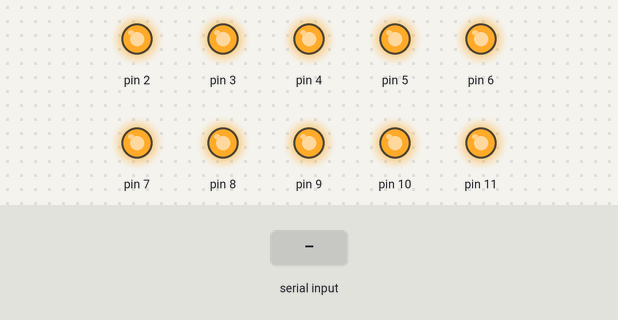
The sketch below on a simulated Arduino Uno, built with avr-gcc and run on an emulated ATmega328P. Shown: output pins drawn as LEDs (lit = HIGH). The test bench sets the inputs (shaded band).

Above: at 1.8 s.
1.9 s: byte 1 (1) received over Serial
At 2.6 s:
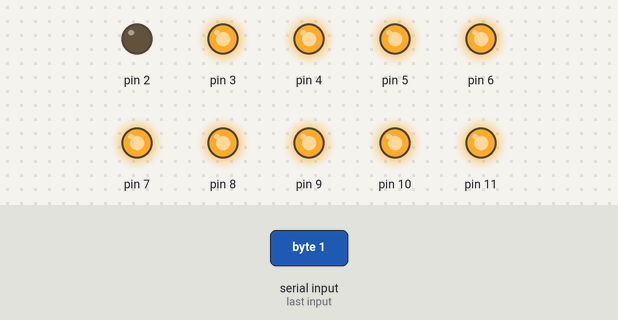
3.4 s: byte 3 (3) received over Serial
At 3.9 s:
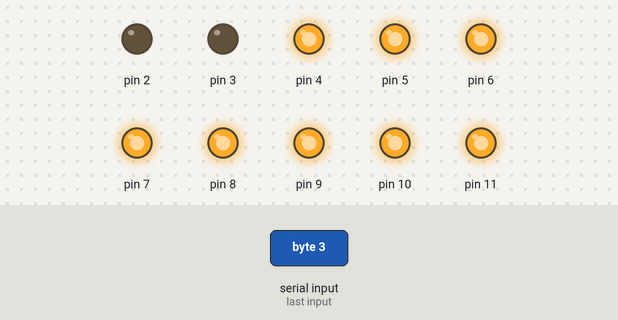
4.9 s: byte 2 (2) received over Serial
At 6.1 s:
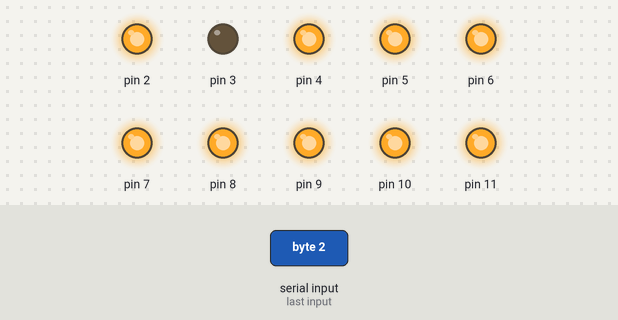
6.4 s: byte 5 (5) received over Serial
At 7.5 s:
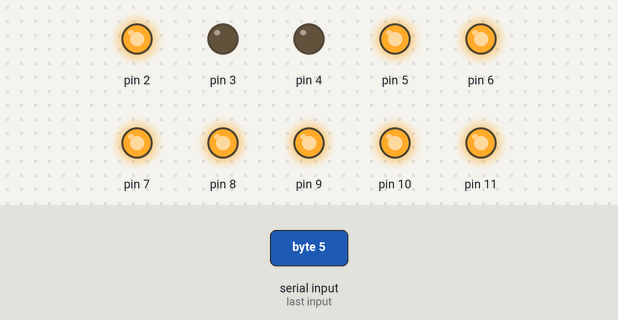
7.9 s: byte 4 (4) received over Serial
At 8.4 s:
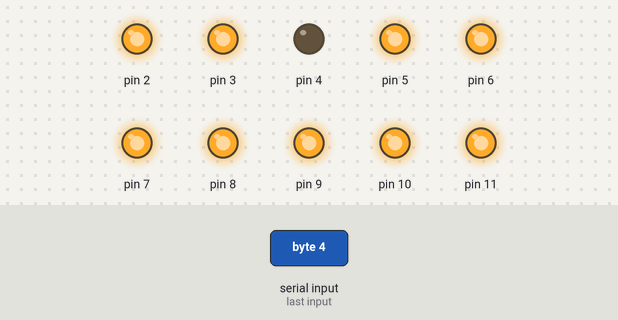
9.4 s: byte 7 (7) received over Serial
At 10.8 s:
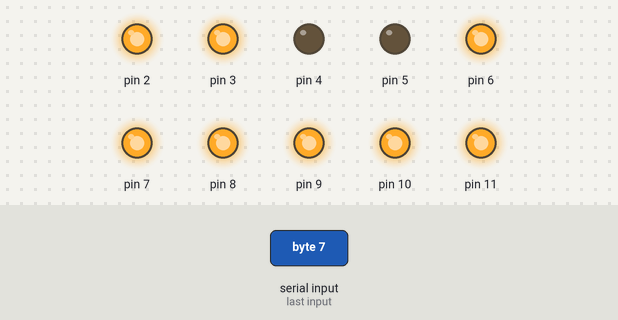
Timing chart, 0 to 11.9 s (numbered marks = the images above; inputs shaded):
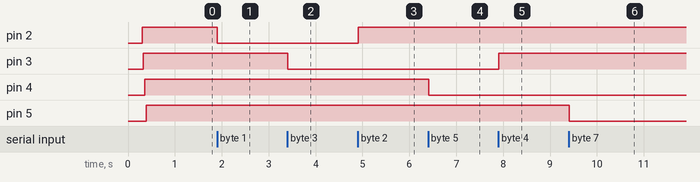

The sketch:

Reto7_Arduino.ino
```cpp
void setup() {
  for (int j = 2; j < 12; j++) {
    pinMode(j, OUTPUT);
    digitalWrite(j, LOW);
    delay(30);
  }
  Serial.begin(9600);
  for (int j = 2; j < 12; j++) {
    digitalWrite(j, HIGH);
    delay(30);
  }
}


void loop() {
  switch (Serial.read()) {
    case 1: digitalWrite(2, LOW); break;
    case 2: digitalWrite(2, HIGH); break;
    case 3: digitalWrite(3, LOW); break;
    case 4: digitalWrite(3, HIGH); break;
    case 5: digitalWrite(4, LOW); break;
    case 6: digitalWrite(4, HIGH); break;
    case 7: digitalWrite(5, LOW); break;
    case 8: digitalWrite(5, HIGH); break;
    case 9: digitalWrite(6, LOW); break;
    case 10: digitalWrite(6, HIGH); break;
    case 11: digitalWrite(7, LOW); break;
    case 12: digitalWrite(7, HIGH); break;
    case 13: digitalWrite(8, LOW); break;
    case 14: digitalWrite(8, HIGH); break;
    case 15: digitalWrite(9, LOW); break;
    case 16: digitalWrite(9, HIGH); break;
    case 17: digitalWrite(10, LOW); break;
    case 18: digitalWrite(10, HIGH); break;
    case 19: digitalWrite(11, LOW); break;
    case 20: digitalWrite(11, HIGH); break;
    case 21: for (int j = 2; j < 12; j++) {
        digitalWrite(j, LOW);
      } break;
    case 22: for (int j = 2; j < 12; j++) {
        digitalWrite(j, HIGH);
      } break;
  }
  delay(10);
}
```

Measured:
- after the input at 1.9 s, pin 2: HIGH → LOW at once
- after the input at 3.4 s, pin 3: HIGH → LOW at once
- after the input at 4.9 s, pin 2: LOW → HIGH at once
- after the input at 6.4 s, pin 4: HIGH → LOW at once
- after the input at 7.9 s, pin 3: LOW → HIGH at once
- after the input at 9.4 s, pin 5: HIGH → LOW at once
